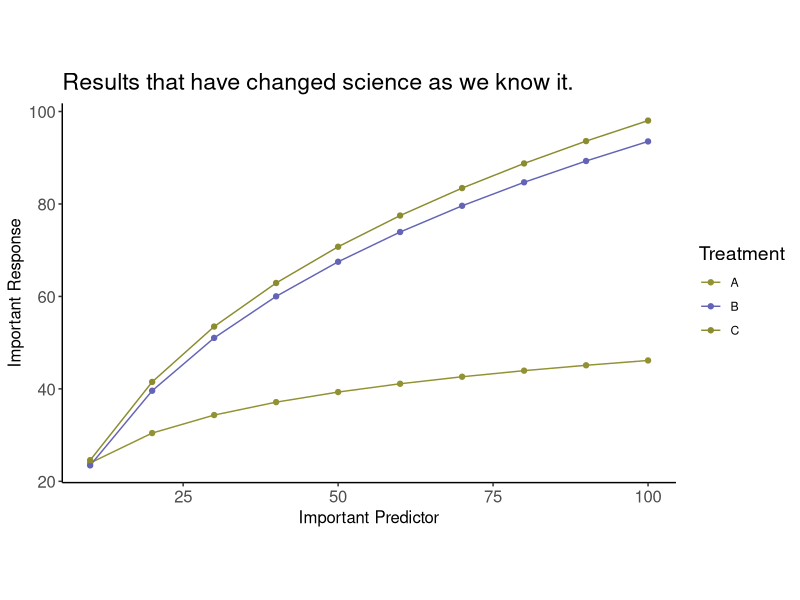
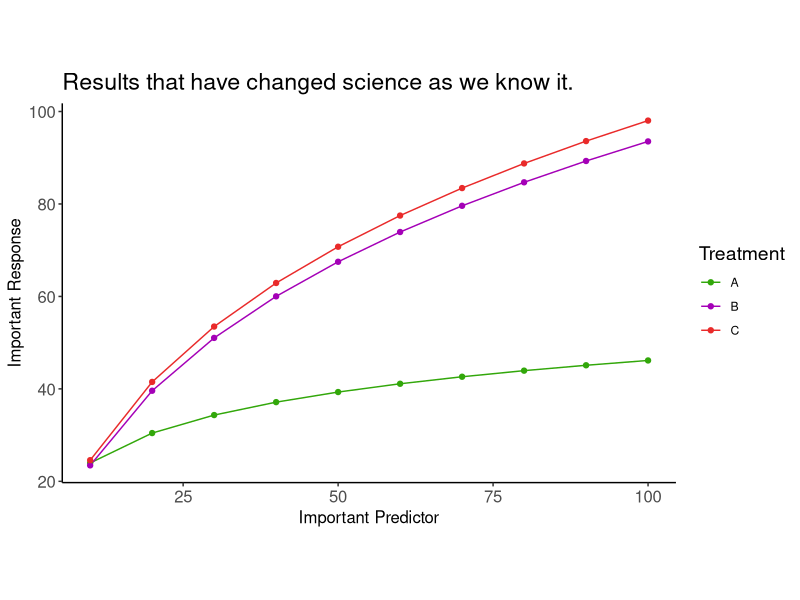
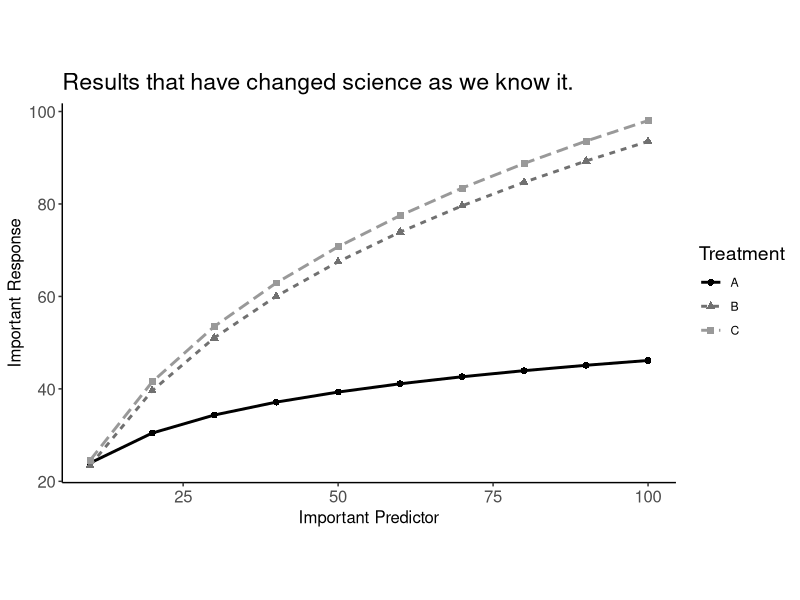

Recreate these plots in R, in order.
## ---- chunk 1
library(tidyverse)
library(dichromat)

cb <- read_csv('data/colorblind.csv') %>% 
  gather(.,
         2:4,
         key = 'Treatment',
         value = 'Response')

pal <- c("#32A70A", "#A400B7", "#E92A2A")

pal.cb <- dichromat(pal, type = c("deutan"))

plt <- ggplot(data = cb,
              aes(x = X,
                  y = Response,
                  group = Treatment,
                  color = Treatment)) +
  geom_line() +
  geom_point() +
  theme_classic() +
  theme(axis.title = element_text(size = 12),
        axis.text = element_text(size = 12),
        title = element_text(size = 14),
        aspect.ratio = 0.618) +
  labs(title = "Results that have changed science as we know it.",
       x = "Important Predictor",
       y = "Important Response")

plt.cb <- plt + scale_color_manual(values = pal.cb)
## ---- chunk 2
plt.cb
## ---- chunk 3
plt.org <- plt + scale_color_manual(values = pal)
plt.org
## ---- chunk 4
ggplot(data = cb,
       aes(x = X,
       y = Response,
       group = Treatment,
       color = Treatment,
       shape = Treatment,
       linetype = Treatment)) +
  geom_line(size = 1) +
  geom_point(size = 2) +
  scale_color_grey(start = 0,
                   end = 0.6) +
  theme_classic() +
  theme(axis.title = element_text(size = 12),
        axis.text = element_text(size = 12),
        title = element_text(size = 14),
        aspect.ratio = 0.618) +
  labs(title = "Results that have changed science as we know it.",
       x = "Important Predictor",
       y = "Important Response")
